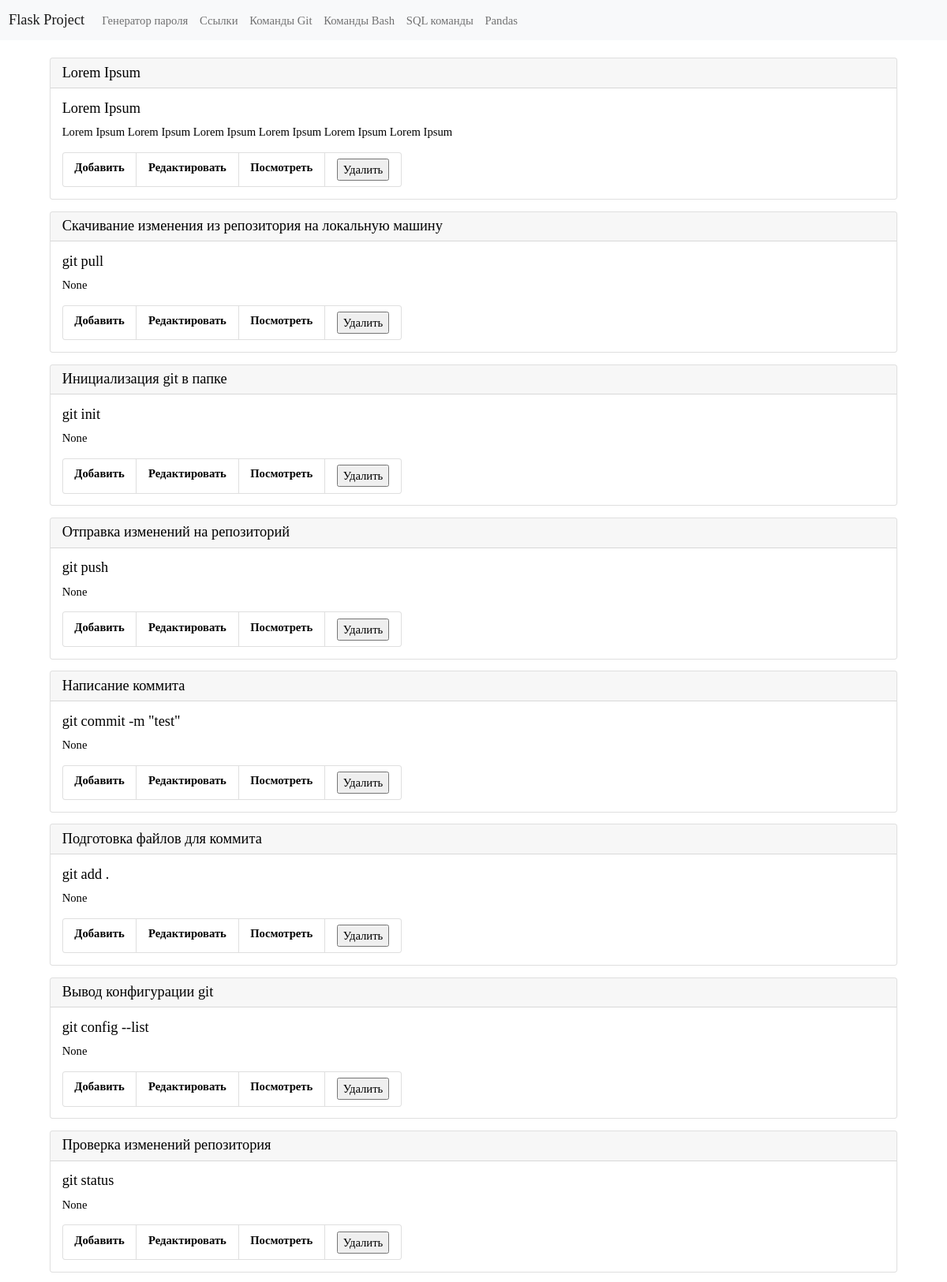
The page /git (upper part) on the database as committed earlier.
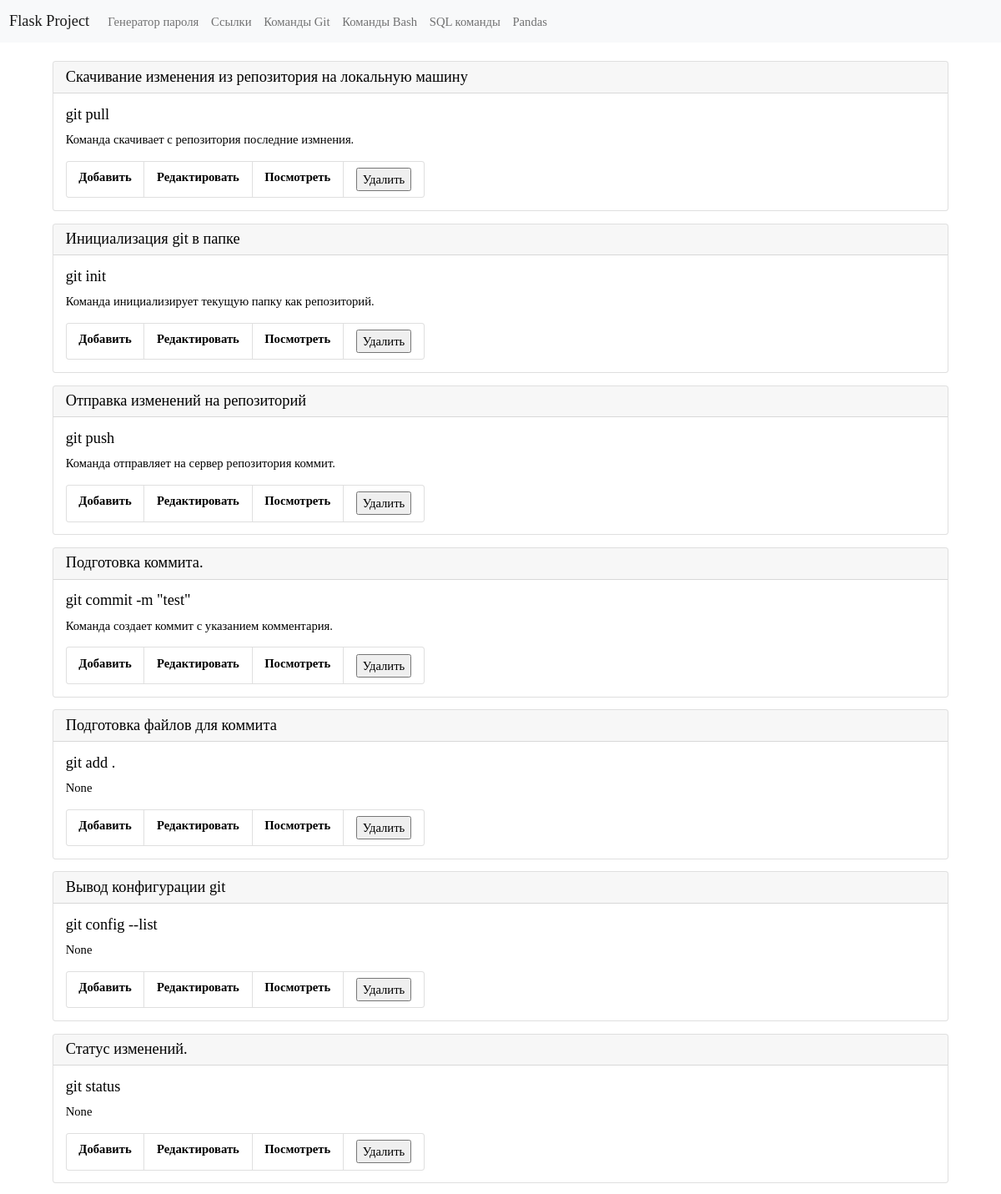
The same page on the database as committed later.
### tables this page shows
CREATE TABLE git (
    git_id INTEGER PRIMARY KEY AUTOINCREMENT,
    git_command TEXT NOT NULL,
    git_name TEXT NOT NULL
  , git_description TEXT);

### app.py (the view)
@app.route("/git")
def git_list_commands():
    conn = get_db_connection()
    git_list = conn.execute("SELECT * FROM git ORDER BY 1 DESC").fetchall()
    conn.close()
    return render_template("git/git_list_commands.html",
                           git_list=git_list, )

### app.py (called while the page is built)
def get_db_connection():
    conn = sqlite3.connect("database.db")
    conn.row_factory = sqlite3.Row
    return conn

### templates/git/git_list_commands.html
{% extends "base.html" %} {% block title %}Команды Git{% endblock %} {% block content %}
<div class="container p-4">
   {% for git_list in git_list %}
   <div class="card mb-3">
      <h5 class="card-header">{{ git_list['git_name'] }}</h5>
      <div class="card-body">
         <h5 class="card-title">{{ git_list['git_command'] }}</h5>
         <p class="card-text">{{ git_list['git_description'] }}</p>
         <ul class="list-group list-group-horizontal">
            <li class="list-group-item">
               <a href="{{ url_for('add_git_command') }}">Добавить</a>
            </li>
            <li class="list-group-item">
               <a href="{{ url_for('edit_git_command', git_id=git_list['git_id']) }}">Редактировать</a>
            </li>
            <li class="list-group-item">
               <a href="{{ url_for('get_post_git_command', git_id=git_list['git_id']) }}">Посмотреть</a>
            </li>
            <li class="list-group-item">
               <form action="{{ url_for('delete_git_command', git_id=git_list['git_id']) }}" class="add" method="POST">
                  <input type="submit" value="Удалить"
                     onclick="return confirm('Вы уверены что хотите удалить запись?')" />
               </form>
            </li>
         </ul>
      </div>
   </div>
   {% endfor %}
</div>
{% endblock %}

Rows that differ between the two databases and show on the page:
removed git: git_name "Lorem Ipsum", git_command "Lorem Ipsum", git_description "Lorem Ipsum Lorem Ipsum Lorem Ipsum Lorem Ipsum Lorem Ipsum Lorem Ipsum"
changed git "Скачивание изменения из репозитория на локальную машину": git_description "None" → "Команда скачивает с репозитория последние измнения."
changed git "Инициализация git в папке": git_description "None" → "Команда инициализирует текущую папку как репозиторий."
changed git "Отправка изменений на репозиторий": git_description "None" → "Команда отправляет на сервер репозитория коммит."
changed git "git commit -m \"test\"": git_name "Написание коммита" → "Подготовка коммита."; git_description "None" → "Команда создает коммит с указанием комментария."
changed git "git status": git_name "Проверка изменений репозитория" → "Статус изменений."
